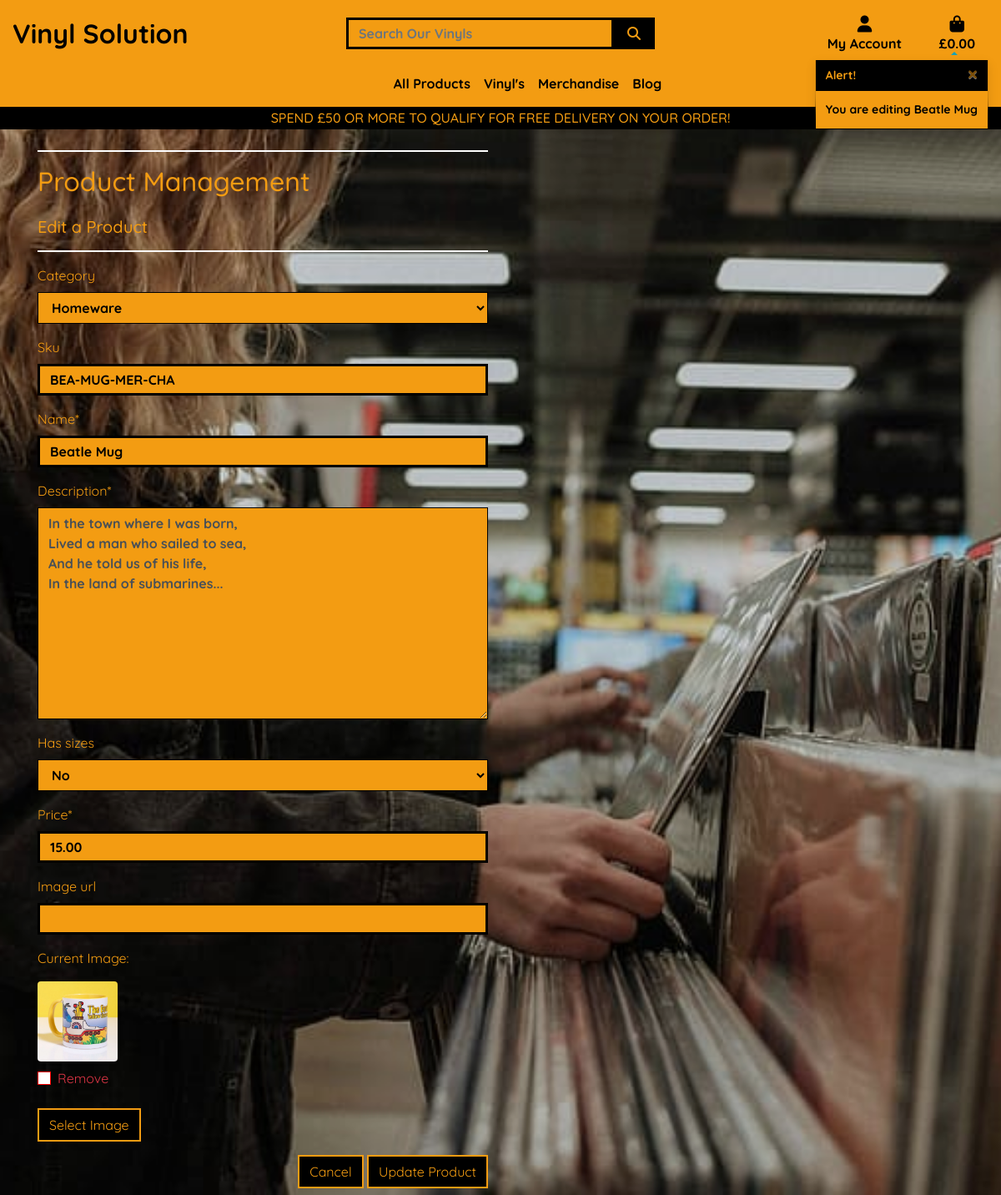
/products/edit/2 (signed in), run on the app's committed database.
### products/models.py (models this page shows, shortened)
class Product(models.Model):
    category = models.ForeignKey('Category', null=True, blank=True, on_delete=models.SET_NULL)
    sku = models.CharField(max_length=255, null=True, blank=True)
    name = models.CharField(max_length=255)
    description = models.TextField()
    has_sizes = models.BooleanField(default=False, null=True, blank=True)
    price = models.DecimalField(max_digits=6, decimal_places=2)
    image_url = models.URLField(max_length=1024, null=True, blank=True)
    image = models.ImageField(null=True, blank=True)

### products/views.py (the view)
# urls.py: path('edit/<int:product_id>', views.edit_product, name='edit_product'),
@login_required
def edit_product(request, product_id):
    if not request.user.is_superuser:
        messages.error(request, 'Only store owners are allowed access to this!')
        return redirect(reverse('home'))
    product = get_object_or_404(Product, pk=product_id)
    if request.method == 'POST':
        form = ProductForm(request.POST, request.FILES, instance=product)
        if form.is_valid():
            form.save()
            messages.success(request, 'Successfully updated product!')
            return redirect(reverse('product_detail', args=[product.id]))
        else:
            messages.error(request, 'Failed to update product. Please esnure the form is valid')
    else:
        form = ProductForm(instance=product)
        messages.info(request, f'You are editing {product.name}')
    template = 'products/edit_product.html'
    context = {
        'form': form,
        'product': product
    }
    return render(request, template, context)

### products/forms.py
class ProductForm(forms.ModelForm):
    class Meta:
        model = Product
        fields = '__all__'
    image = forms.ImageField(label='Image', required=False, widget=CustomClearableFileInput)
    def __init__(self, *args, **kwargs):
        super().__init__(*args, **kwargs)
        categories = Category.objects.all()
        friendly_names = [(c.id, c.get_friendly_name()) for c in categories]
        self.fields['category'].choices = friendly_names
        for field_name, field in self.fields.items():
            field.widget.attrs['class'] = 'border-black rounded-0'

### bag/contexts.py (called while the page is built, shortened)
def bag_contents(request):
    bag_items = []
    total = 0
    product_count = 0
    bag = request.session.get('bag', {})
    if total < settings.FREE_DELIVERY_THRESHOLD:
        delivery = total * Decimal(settings.STANDARD_DELIVERY_PERCENTAGE / 100)
        free_delivery_delta = settings.FREE_DELIVERY_THRESHOLD - total
    else:
        delivery = 0
        free_delivery_delta = 0
    grand_total = delivery + total
    context = {
        'bag_items': bag_items,
        'total': total,
        'product_count': product_count,
        'delivery': delivery,
        'free_delivery_delta': free_delivery_delta,
        'free_delivery_threshold': settings.FREE_DELIVERY_THRESHOLD,
        'grand_total': grand_total,
    }
    return context

### products/models.py (called while the page is built)
    def get_friendly_name(self):
        return self.friendly_name

### products/templates/products/edit_product.html (shortened to what this page needs)
{% extends "base.html" %}
{% load static %}
{% block page_header %}
    <div class="container header-container">
    </div>
{% endblock %}
{% block content %}
    <div class="overlay"></div>
    <div class="container">
        <div class="row">
            <div class="col-12 col-lg-6">
                <hr class="break">
                <h2 class="checkout-logo-font mb-4">Product Management</h2>
                <h5 class="payment-text">Edit a Product</h5>
                <hr class="break">
            </div>
        </div>
        <div class="row">
            <div class="col-12 col-lg-6">
                <form method="POST" action="{% url 'edit_product' product.id %}" class="form mb-2" enctype="multipart/form-data">
                    {% for field in form %}
                        {% if field.name != 'image' %}
                            {{ field | as_crispy_field }}
                        {% else %}
                            {{ field }}
                        {% endif %}
                    {% endfor %}
                    <div class="text-right submit-button">
                        <a href="{% url 'products' %}" class="btn btn-black rounded-0">Cancel</a>
                        <button class="btn rounded-0 btn-black" type="submit">Update Product</button>
                    </div>
                </form>
            </div>
        </div>
    </div>
{% endblock %}

### static/css/base.css (style rules this page uses)
html { height: 100%; }
body { background: url(/media/homepage-img.jpg) no-repeat center center fixed; background-size: cover; height: calc(100vh - 164px); color: #F39C12; font-family: 'Quicksand'; }
.break { border: 1px solid white; }
input.form-control, input.form-control:focus { background-color: #F39C12; color: black; font-weight: bold; border: 3px solid black !important; }
.overlay { height: 100%; width: 100%; top: 0; left: 0; position: fixed; background: rgba(0, 0, 0, 0.1); z-index: -1; }
::placeholder { color: #000000; font-weight: bolder; }
.btn-black { background: black; color: #F39C12; border: 2px solid #F39C12; }
.border-black { border: 1px solid black !important; }
#id_category { background-color: #F39C12; color: #000000; font-weight: bold; }
#id_description { background-color: #F39C12; font-weight: bold; }
#id_has_sizes { background-color: #F39C12; color: #000000; font-weight: bold; }
@media (min-width: 992px) { .header-container { padding-top: 164px; } }

### data on the page
Product: category "Homeware" "BEA-MUG-MER-CHA" "Beatle Mug" "In the town where I was born, Lived a man who sailed to sea, And he told us of his life, In the land of submarines..." "No" "15.00"

### other printed values
{{ free_delivery_threshold }} "50"
{{ message }} "You are editing Beatle Mug"
{{ widget.initial_text }} "Current Image"
{{ widget.clear_checkbox_label }} "Remove"
